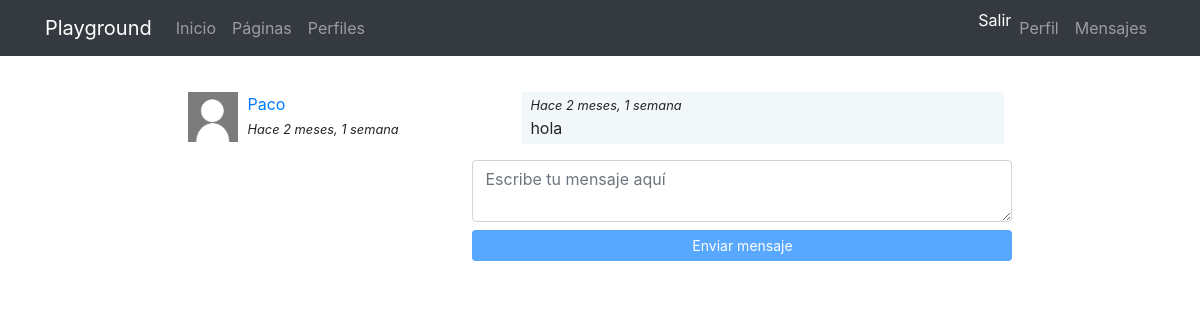
Screenshot of /messenger/thread/1/ (signed in) with the database file from the repository.
### messenger/models.py (models this page shows)
class Thread(models.Model):
    users = models.ManyToManyField(User, related_name='threads')
    messages = models.ManyToManyField(Message)
    updated = models.DateTimeField(auto_now=True)
    objects = ThreadManager()
    class Meta:
        ordering = ['-updated']

class Message(models.Model):
    user = models.ForeignKey(User, on_delete=models.CASCADE)
    content = models.TextField()
    created = models.DateTimeField(auto_now_add=True)
    class Meta:
        ordering = ['created']

### messenger/views.py (the view)
# urls.py: path('thread/<int:pk>/', ThreadDetail.as_view(), name="detail"),
@method_decorator(login_required, name="dispatch")
class ThreadDetail(DetailView):
    model = Thread
    def get_object(self):
        obj = super(ThreadDetail, self).get_object()
        if self.request.user not in obj.users.all():
            raise Http404()
        return obj

### messenger/templates/messenger/thread_detail.html (shortened to what this page needs)
{% extends 'core/base.html' %}
{% load static %}
{% block content %}
<main role="main">
  <div class="container">
    <div class="row mt-3">
      <div class="col-md-9 mx-auto mb-5">
        <div class="row">
          <div class="col-md-4">
            {% for thread in request.user.threads.all %}
              {% if thread.messages.all|length > 0 %}
                <div class="mb-3">
                  {% for user in thread.users.all %}
                    {% if user != request.user %}
                      {% if user.profile.avatar %}
                        <img src="{{user.profile.avatar.url}}" class="avatar">
                      {% else %}
                        <img src="{% static 'registration/img/no-avatar.jpg' %}" class="avatar">
                      {% endif %}
                      <div>
                        <a href="{% url 'messenger:detail' thread.pk %}">{{user}}</a><br>
                        <small><i>Hace {{thread.messages.last.created|timesince}}</i></small>
                      </div>
                    {% endif %}
                  {% endfor %}
                </div>
              {% endif %}
            {% endfor %}
          </div>
          <div class="col-md-8">
            <div class="thread" id="thread">
              {% for message in object.messages.all %}
                <div {% if request.user == message.user %}class="mine mb-3"{% else %}class="other mb-3"{% endif %}>
                  <small><i>Hace {{thread.messages.last.created|timesince}}</i></small><br>
                  {{message.content}}
                </div>
              {% endfor %}
            </div>
            <textarea id="content" class="form-control mb-2" rows="2" placeholder="Escribe tu mensaje aquí"></textarea>
            <button id="send" class="btn btn-primary btn-sm btn-block" disabled>Enviar mensaje</button>
          </div>
        </div>
    </div>
  </div>
</main>
{% endblock %}

### core/static/core/css/main.css (style rules this page uses)
main { padding-top: 20px; }
:root { --jumbotron-padding-y: 3rem; }

### messenger/templates/messenger/thread_detail.html (style rules this page uses)
.avatar { width:50px; height:50px; float:left; margin-right:10px; }
.thread { max-height:300px; overflow-y:auto; padding:0 0.5em; }
.mine { padding:0 0.5em 0.25em; background-color:rgba(230,242,245,.5); width:92%; margin-left:8%; }

### rows the page displays
Thread: messages.last.created "2 meses, 1 semana"
Message: content "hola"
Thread: messages.last.created "2 meses, 1 semana"

### other values shown
{{ user }} "Paco"
